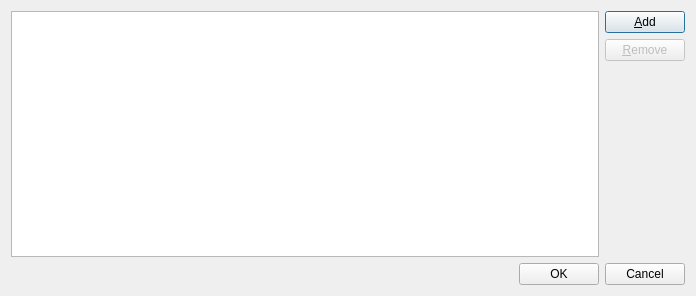
<?xml version="1.0" encoding="UTF-8"?>
<ui version="4.0">
 <class>CollectionDialog</class>
 <widget class="QDialog" name="CollectionDialog">
  <property name="geometry">
   <rect>
    <x>0</x>
    <y>0</y>
    <width>696</width>
    <height>296</height>
   </rect>
  </property>
  <property name="windowTitle">
   <string>Collection of directories</string>
  </property>
  <layout class="QHBoxLayout" name="horizontalLayout_2">
   <item>
    <layout class="QVBoxLayout" name="verticalLayout_2">
     <item>
      <layout class="QHBoxLayout" name="horizontalLayout">
       <item>
        <widget class="QListView" name="listView"/>
       </item>
       <item>
        <layout class="QVBoxLayout" name="verticalLayout">
         <item>
          <widget class="QPushButton" name="addDirButton">
           <property name="text">
            <string>&amp;Add</string>
           </property>
           <property name="shortcut">
            <string notr="true">Ctrl+A</string>
           </property>
           <property name="default">
            <bool>true</bool>
           </property>
          </widget>
         </item>
         <item>
          <widget class="QPushButton" name="delDirButton">
           <property name="enabled">
            <bool>false</bool>
           </property>
           <property name="text">
            <string>&amp;Remove</string>
           </property>
           <property name="shortcut">
            <string notr="true">Ctrl+R</string>
           </property>
          </widget>
         </item>
         <item>
          <spacer name="verticalSpacer">
           <property name="orientation">
            <enum>Qt::Vertical</enum>
           </property>
           <property name="sizeHint" stdset="0">
            <size>
             <width>20</width>
             <height>40</height>
            </size>
           </property>
          </spacer>
         </item>
        </layout>
       </item>
      </layout>
     </item>
     <item>
      <widget class="QDialogButtonBox" name="buttonBox">
       <property name="orientation">
        <enum>Qt::Horizontal</enum>
       </property>
       <property name="standardButtons">
        <set>QDialogButtonBox::Cancel|QDialogButtonBox::Ok</set>
       </property>
      </widget>
     </item>
    </layout>
   </item>
  </layout>
 </widget>
 <resources/>
 <connections>
  <connection>
   <sender>buttonBox</sender>
   <signal>accepted()</signal>
   <receiver>CollectionDialog</receiver>
   <slot>accept()</slot>
   <hints>
    <hint type="sourcelabel">
     <x>248</x>
     <y>254</y>
    </hint>
    <hint type="destinationlabel">
     <x>157</x>
     <y>274</y>
    </hint>
   </hints>
  </connection>
  <connection>
   <sender>buttonBox</sender>
   <signal>rejected()</signal>
   <receiver>CollectionDialog</receiver>
   <slot>reject()</slot>
   <hints>
    <hint type="sourcelabel">
     <x>316</x>
     <y>260</y>
    </hint>
    <hint type="destinationlabel">
     <x>286</x>
     <y>274</y>
    </hint>
   </hints>
  </connection>
 </connections>
</ui>
